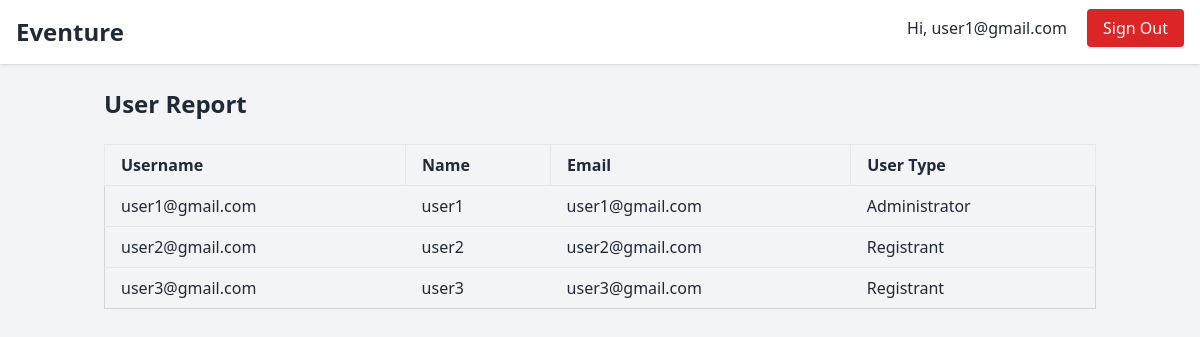
The app's page /events/reports/users/ (signed in) with its own data.
### events/models.py (models this page shows, shortened)
class Users(models.Model):
    user = models.OneToOneField(User, on_delete=models.CASCADE)
    group = models.ForeignKey(Group, on_delete=models.CASCADE, related_name='users')

class Group(models.Model):
    group_name = models.CharField(max_length=100)

### events/views.py (the view)
# urls.py: path('reports/users/', eventsViews.user_report, name='user_report'),
@login_required
def user_report(request):
    if not is_admin(request.user):
        return redirect('events')
    all_users = Users.objects.all()
    return render(request, 'user_report.html', {'users': all_users})

### events/views.py (called while the page is built)
def is_admin(user):
    return hasattr(user, 'users') and user.users.group.group_name == 'administrator'

### events/templates/user_report.html
{% extends 'base.html' %}
{% block content %}
<h2 class="text-2xl font-bold mb-6">User Report</h2>
<table class="w-full table-auto border border-gray-300">
  <thead class="bg-gray-100">
    <tr>
      <th class="border px-4 py-2 text-left">Username</th>
      <th class="border px-4 py-2 text-left">Name</th>
      <th class="border px-4 py-2 text-left">Email</th>
      <th class="border px-4 py-2 text-left">User Type</th>
    </tr>
  </thead>
  <tbody>
    {% for user in users %}
      <tr class="border-t">
        <td class="px-4 py-2">{{user.user.username}}</td>
        <td class="px-4 py-2">{{user.user.first_name}}</td>
        <td class="px-4 py-2">{{user.user.email}}</td>
        <td class="px-4 py-2 capitalize">{{user.group.group_name}}</td>
      </tr>
    {% endfor %}
  </tbody>
</table>
{% endblock %}

### eventure/templates/base.html (shortened to what this page needs)
<!DOCTYPE html>
<html lang="en">
<head>
  <script src="https://cdn.tailwindcss.com"></script>
</head>
<body class="bg-gray-100 text-gray-800">
  <nav class="bg-white shadow p-4 mb-6 flex justify-between">
    <div><a href="{% url 'events' %}" class="text-2xl font-bold">Eventure</a></div>
    <div>
      {% if user.is_authenticated %}
      <span class="mr-4">Hi, {{user.username}}</span>
      <a href="{% url 'signoutaccount' %}" class="bg-red-600 text-white px-4 py-2 rounded hover:bg-red-700">
        Sign Out
      </a>
      {% endif %}
    </div>
  </nav>
  <div class="container mx-auto px-4">
    {% block content %}{% endblock %}
  </div>
</body>
</html>

### records on screen
Users: user.username "user1@gmail.com", user.first_name "user1", user.email "user1@gmail.com", group.group_name "Administrator"
Users: user.username "user2@gmail.com", user.first_name "user2", user.email "user2@gmail.com", group.group_name "Registrant"
Users: user.username "user3@gmail.com", user.first_name "user3", user.email "user3@gmail.com", group.group_name "Registrant"

### other values on screen
{{ user.username }} "user1@gmail.com"
